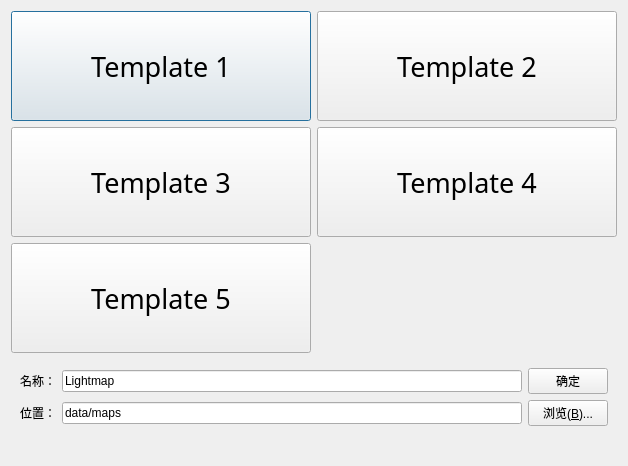
<?xml version="1.0" encoding="UTF-8"?>
<ui version="4.0">
 <class>MapBuilder</class>
 <widget class="QDialog" name="MapBuilder">
  <property name="geometry">
   <rect>
    <x>0</x>
    <y>0</y>
    <width>626</width>
    <height>458</height>
   </rect>
  </property>
  <property name="sizePolicy">
   <sizepolicy hsizetype="Fixed" vsizetype="Fixed">
    <horstretch>0</horstretch>
    <verstretch>0</verstretch>
   </sizepolicy>
  </property>
  <property name="windowTitle">
   <string>新建地图</string>
  </property>
  <layout class="QVBoxLayout" name="verticalLayout">
   <item>
    <layout class="QFormLayout" name="formLayout_3">
     <item row="0" column="0">
      <widget class="QPushButton" name="pushButton">
       <property name="sizePolicy">
        <sizepolicy hsizetype="Expanding" vsizetype="Fixed">
         <horstretch>0</horstretch>
         <verstretch>0</verstretch>
        </sizepolicy>
       </property>
       <property name="minimumSize">
        <size>
         <width>300</width>
         <height>110</height>
        </size>
       </property>
       <property name="font">
        <font>
         <family>汉仪柏青体简</family>
         <pointsize>20</pointsize>
        </font>
       </property>
       <property name="text">
        <string>Template 1</string>
       </property>
      </widget>
     </item>
     <item row="0" column="1">
      <widget class="QPushButton" name="pushButton_2">
       <property name="sizePolicy">
        <sizepolicy hsizetype="Expanding" vsizetype="Fixed">
         <horstretch>0</horstretch>
         <verstretch>0</verstretch>
        </sizepolicy>
       </property>
       <property name="minimumSize">
        <size>
         <width>300</width>
         <height>110</height>
        </size>
       </property>
       <property name="font">
        <font>
         <family>汉仪柏青体简</family>
         <pointsize>20</pointsize>
        </font>
       </property>
       <property name="text">
        <string>Template 2</string>
       </property>
      </widget>
     </item>
     <item row="1" column="0">
      <widget class="QPushButton" name="pushButton_4">
       <property name="sizePolicy">
        <sizepolicy hsizetype="Expanding" vsizetype="Fixed">
         <horstretch>0</horstretch>
         <verstretch>0</verstretch>
        </sizepolicy>
       </property>
       <property name="minimumSize">
        <size>
         <width>300</width>
         <height>110</height>
        </size>
       </property>
       <property name="font">
        <font>
         <family>汉仪柏青体简</family>
         <pointsize>20</pointsize>
        </font>
       </property>
       <property name="text">
        <string>Template 3</string>
       </property>
      </widget>
     </item>
     <item row="1" column="1">
      <widget class="QPushButton" name="pushButton_3">
       <property name="sizePolicy">
        <sizepolicy hsizetype="Expanding" vsizetype="Fixed">
         <horstretch>0</horstretch>
         <verstretch>0</verstretch>
        </sizepolicy>
       </property>
       <property name="minimumSize">
        <size>
         <width>300</width>
         <height>110</height>
        </size>
       </property>
       <property name="font">
        <font>
         <family>汉仪柏青体简</family>
         <pointsize>20</pointsize>
        </font>
       </property>
       <property name="text">
        <string>Template 4</string>
       </property>
      </widget>
     </item>
     <item row="2" column="0">
      <widget class="QPushButton" name="pushButton_5">
       <property name="sizePolicy">
        <sizepolicy hsizetype="Expanding" vsizetype="Fixed">
         <horstretch>0</horstretch>
         <verstretch>0</verstretch>
        </sizepolicy>
       </property>
       <property name="minimumSize">
        <size>
         <width>300</width>
         <height>110</height>
        </size>
       </property>
       <property name="font">
        <font>
         <family>汉仪柏青体简</family>
         <pointsize>20</pointsize>
        </font>
       </property>
       <property name="text">
        <string>Template 5</string>
       </property>
      </widget>
     </item>
    </layout>
   </item>
   <item>
    <widget class="QWidget" name="m_newMap" native="true">
     <layout class="QGridLayout" name="gridLayout">
      <item row="5" column="0">
       <widget class="QLabel" name="label_6">
        <property name="text">
         <string>位置：</string>
        </property>
       </widget>
      </item>
      <item row="0" column="0">
       <widget class="QLabel" name="label_5">
        <property name="text">
         <string>名称：</string>
        </property>
       </widget>
      </item>
      <item row="0" column="1">
       <widget class="QLineEdit" name="m_mapName">
        <property name="text">
         <string>Lightmap</string>
        </property>
       </widget>
      </item>
      <item row="5" column="1">
       <widget class="QLineEdit" name="m_mapLocation">
        <property name="text">
         <string>data/maps</string>
        </property>
        <property name="readOnly">
         <bool>true</bool>
        </property>
       </widget>
      </item>
      <item row="5" column="2">
       <widget class="QPushButton" name="m_locationOpen">
        <property name="text">
         <string>浏览(&amp;B)...</string>
        </property>
       </widget>
      </item>
      <item row="0" column="2">
       <widget class="QPushButton" name="m_okNewMap">
        <property name="text">
         <string>确定</string>
        </property>
       </widget>
      </item>
     </layout>
    </widget>
   </item>
   <item>
    <widget class="QLabel" name="m_error">
     <property name="text">
      <string/>
     </property>
    </widget>
   </item>
  </layout>
 </widget>
 <resources>
  <include location="SceneEdit.qrc"/>
 </resources>
 <connections/>
</ui>
